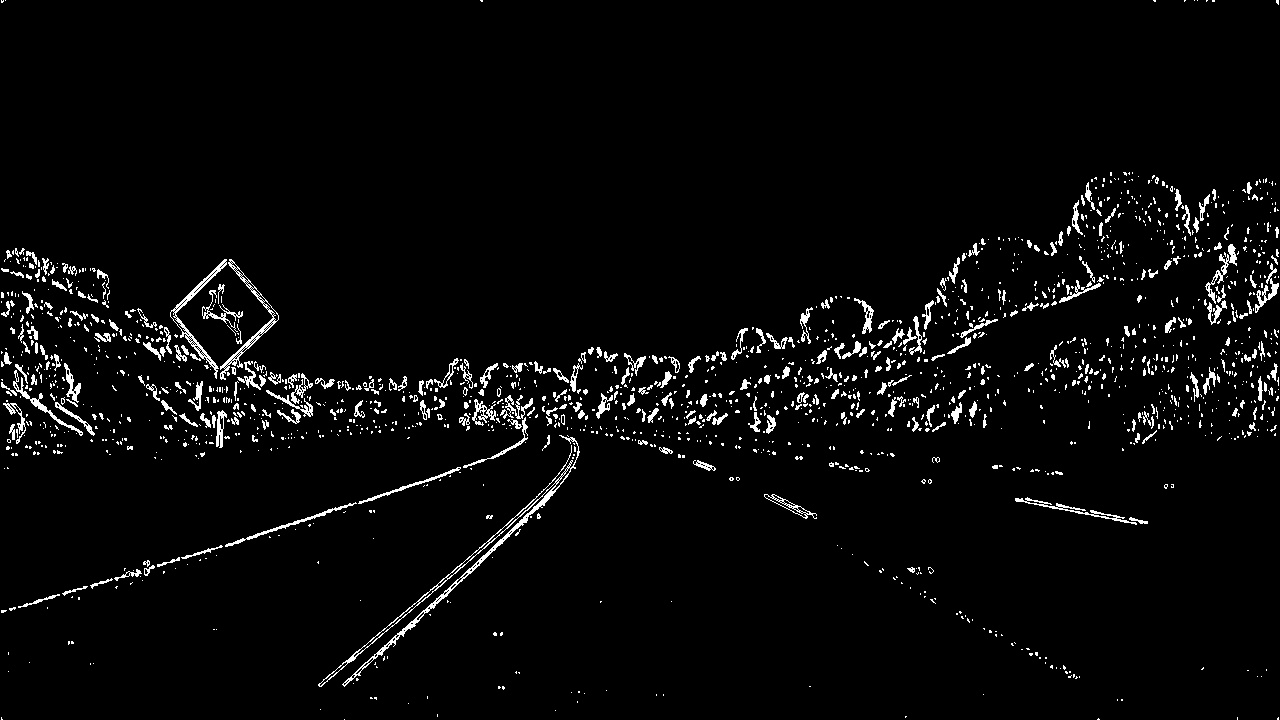
#> input picture writeup_images/sobel_binary.jpg, 1280 x 720 px
$ python search_warp.py --input writeup_images/sobel_binary.jpg   (older library calls are emulated)
#> lines starting #> are read from the running program, lines starting #| are printed output that depends on the picture
### threshold.py
import cv2
import numpy as np

import util

class SobelThreshold:
    def __init__(self, kernel, thresh):
        self.kernel = kernel
        self.thresh = thresh

    def binarize(self, rgb, save=False):
        gray = cv2.cvtColor(rgb, cv2.COLOR_RGB2GRAY)
        blur = cv2.GaussianBlur(gray, (3,3), 0)

        sobelx = cv2.Sobel(blur, cv2.CV_64F, 1, 0, ksize=self.kernel)
        abs_sobelx = np.absolute(sobelx)
        scaled_sobel = np.uint8(255 * abs_sobelx / np.max(abs_sobelx))

        binary = np.zeros_like(scaled_sobel)
        binary[(scaled_sobel >= self.thresh[0]) & (scaled_sobel <= self.thresh[1])] = 255

        if save: util.save_gray_img('writeup_images/sobel_binary.jpg', binary)

        return binary

class ColorThreshold:
    def __init__(self, white_thresh, yellow_thresh):
        self.white_thresh = white_thresh
        self.yellow_thresh = yellow_thresh

    def binarize(self, rgb, save=False):
        hls = cv2.cvtColor(rgb, cv2.COLOR_RGB2HLS)
        white  = cv2.inRange(hls, self.white_thresh[0], self.white_thresh[1])
        yellow = cv2.inRange(hls, self.yellow_thresh[0], self.yellow_thresh[1])

        binary = np.zeros_like(white)
        binary[(white > 0) | (yellow > 0)] = 255

        if save: util.save_gray_img('writeup_images/color_binary.jpg', binary)

        return binary

class CombinedThreshold:
    def __init__(self, sobel_kernel=3, sobel_thresh=(30, 100),
                 white_thresh=((0,210,0),(255,255,255)),
                 yellow_thresh=((15,30,115),(35,205,255))):
        self.sobel_thresh = SobelThreshold(kernel=sobel_kernel,
                                           thresh=sobel_thresh)
        self.color_thresh = ColorThreshold(white_thresh=white_thresh,
                                           yellow_thresh=yellow_thresh)

    def binarize(self, rgb, save=False):
        sobel_binary = self.sobel_thresh.binarize(rgb, save=save)
        color_binary = self.color_thresh.binarize(rgb, save=save)
        binary = np.zeros_like(color_binary)
        binary[(color_binary > 0) | (sobel_binary > 0)] = 255

        if save: util.save_gray_img('writeup_images/combined_binary.jpg', binary)

        return binary

### search_warp.py
import argparse
import cv2
import numpy as np

from threshold import CombinedThreshold

def nothing(x):
    pass

parser = argparse.ArgumentParser()
parser.add_argument('--input', required=True)
img = cv2.imread(parser.parse_args().input)
#> img is the input picture: shape (720, 1280, 3); min 0, max 255, mean 8.8
img = CombinedThreshold().binarize(cv2.cvtColor(img, cv2.COLOR_BGR2RGB))
#> in binarize, `sobelx = cv2.Sobel(blur, cv2.CV_64F, 1, 0, ksize=self.kernel)`:
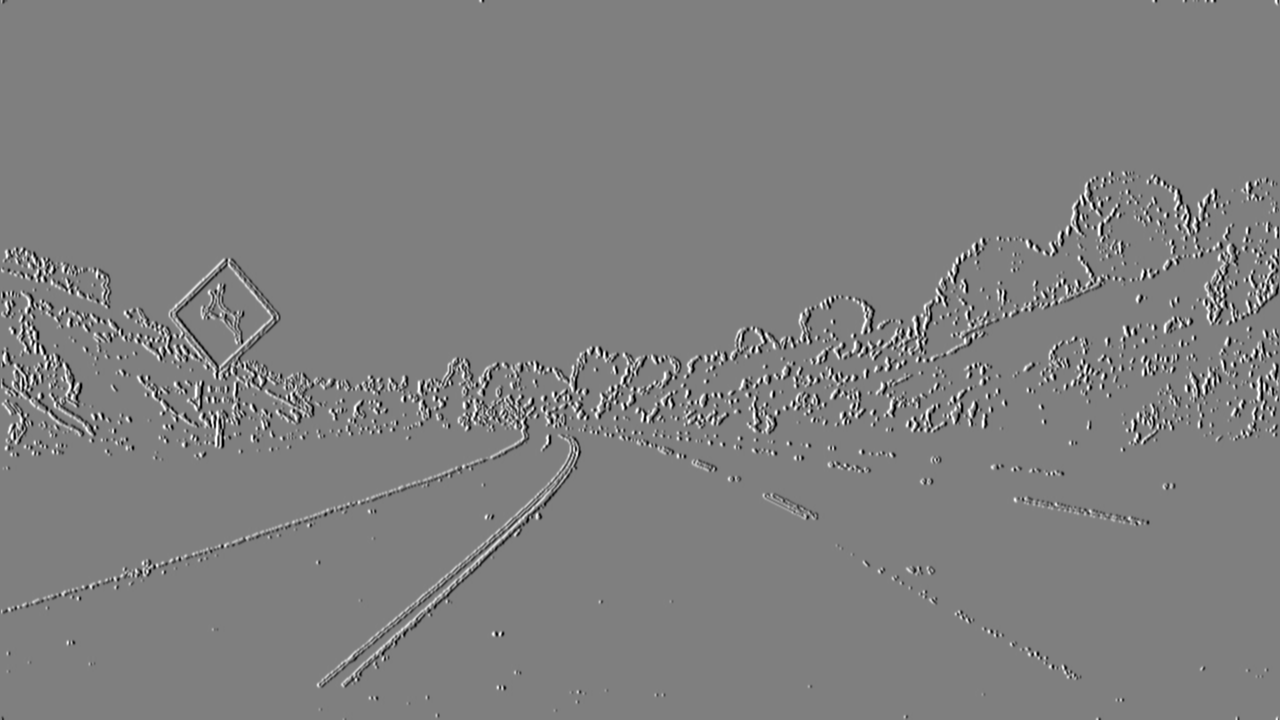
#> sobelx: shape (720, 1280) float64; min -764, max 764, mean 0; drawn with min black and max white
#> in binarize, `abs_sobelx = np.absolute(sobelx)`:
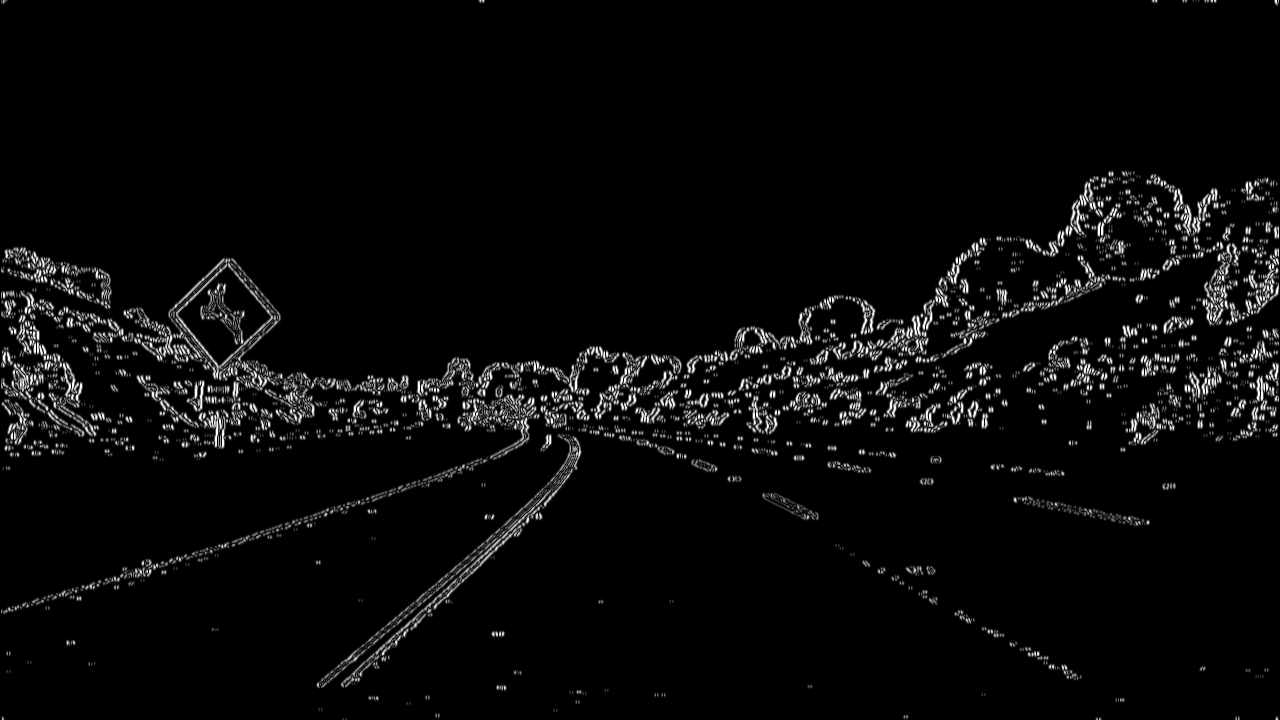
#> abs_sobelx: shape (720, 1280) float64; min 0, max 764, mean 28.3; drawn with min black and max white
#> in binarize, `sobel_binary = self.sobel_thresh.binarize(rgb, save=save)`:
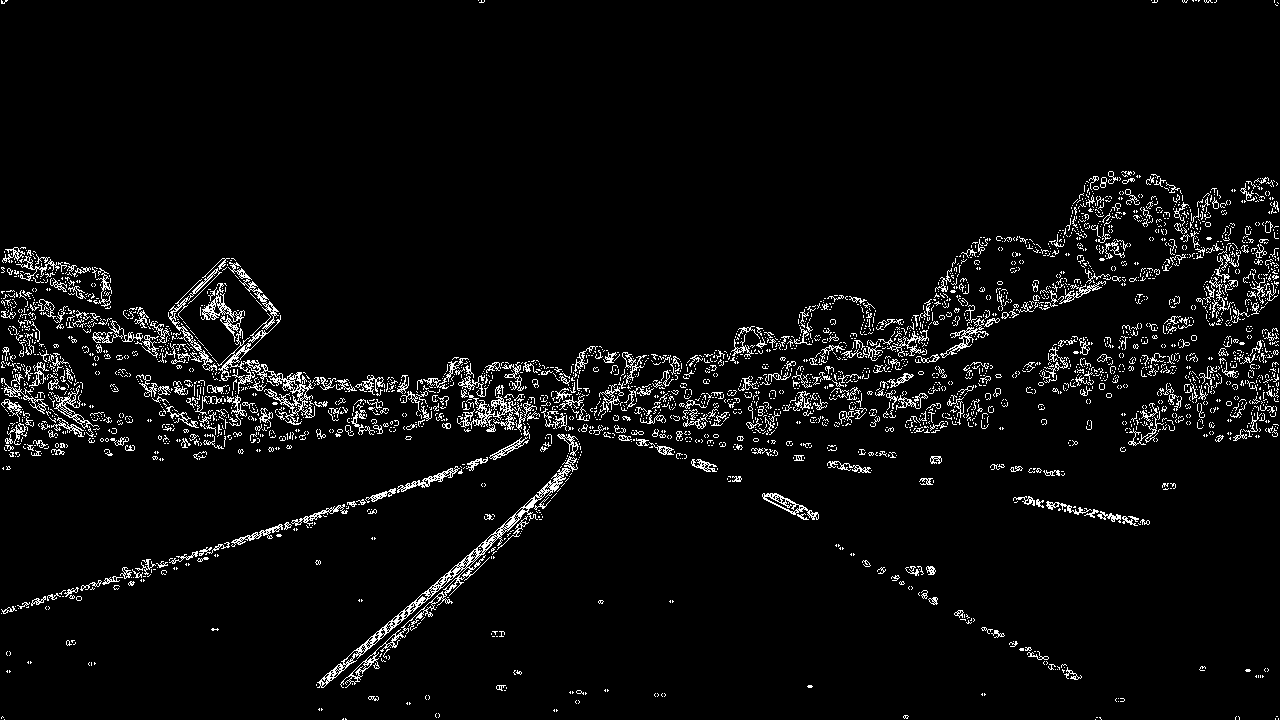
#> sobel_binary: shape (720, 1280); 4.5% white in thin lines or dots
#> in binarize, `hls = cv2.cvtColor(rgb, cv2.COLOR_RGB2HLS)`: hls: shape (720, 1280, 3); mean of channels 0, 1, 2 0, 8.8, 0
#> in binarize, `white  = cv2.inRange(hls, self.white_thresh[0], self.white_thresh[1])`: white: shape (720, 1280); 3.4% white in thin lines or dots
#> in binarize, `yellow = cv2.inRange(hls, self.yellow_thresh[0], self.yellow_thresh[1])`: yellow: shape (720, 1280); every value is 0
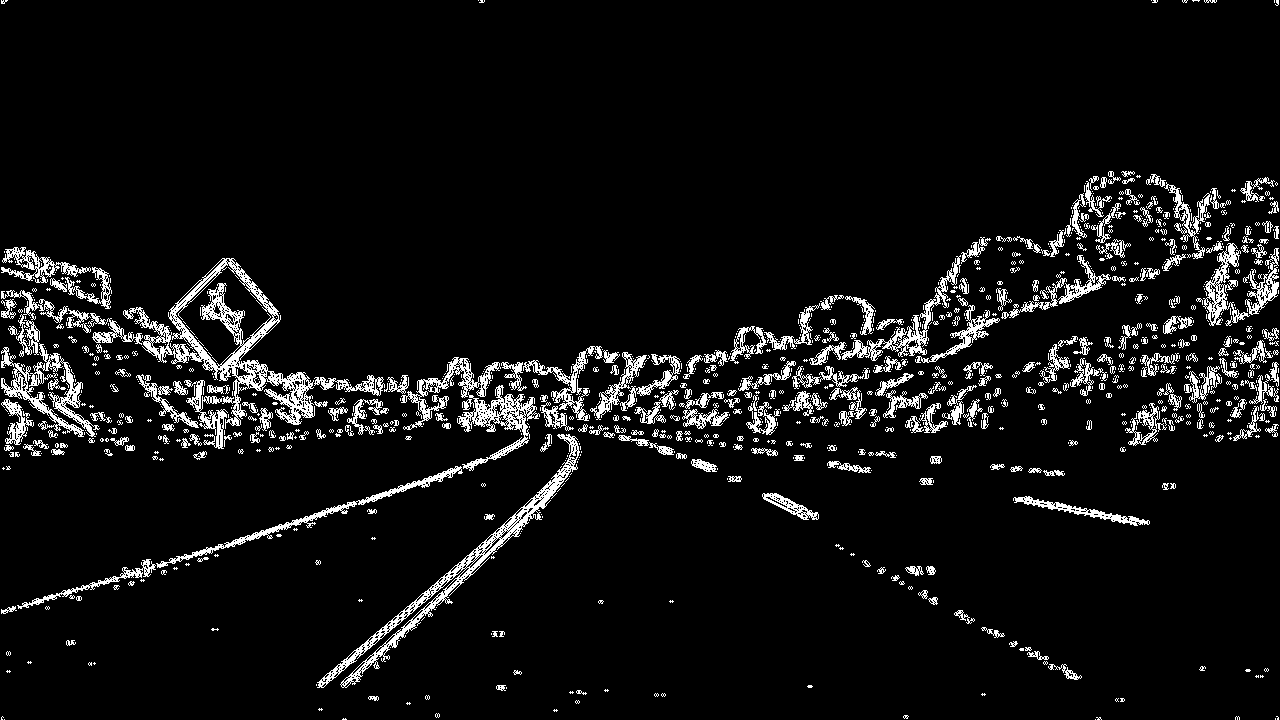
#> img: shape (720, 1280); 6.7% white in thin lines or dots

w = 1280
w_half = w//2
h = 720

cv2.namedWindow('setting', cv2.WINDOW_NORMAL)
cv2.createTrackbar('t_y', 'setting', 445, h, nothing)
cv2.createTrackbar('t_x_diff', 'setting', 85, w_half, nothing)
cv2.createTrackbar('b_x_diff', 'setting', 1000, w_half*2, nothing)
cv2.createTrackbar('dst_w', 'setting',  500, w, nothing)

while(True):
    k = cv2.waitKey(1)
#> (key Esc is pressed here)
    if k == 27: break

    t_y = cv2.getTrackbarPos('t_y', 'setting')
    t_x_diff = cv2.getTrackbarPos('t_x_diff', 'setting')
    b_x_diff = cv2.getTrackbarPos('b_x_diff', 'setting')
    dst_w = cv2.getTrackbarPos('dst_w', 'setting')

    src = np.float32([
        [w_half - t_x_diff, t_y],
        [w_half - b_x_diff, h],
        [w_half + b_x_diff, h],
        [w_half + t_x_diff, t_y]
    ])
    dst = np.float32([
        [0, 0], [0, h], [dst_w, h], [dst_w, 0]
    ])
    M = cv2.getPerspectiveTransform(src, dst)
    warp = cv2.warpPerspective(img, M, (dst_w, h), flags=cv2.INTER_LINEAR)
    cv2.imshow('setting', cv2.cvtColor(cv2.hconcat([img, warp]), cv2.COLOR_GRAY2BGR))
